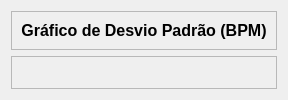
            <widget class="QWidget" name="pagina_grafico_desvio_padrao_bpm">
             <layout class="QVBoxLayout" name="verticalLayout_32">
              <item>
               <widget class="QFrame" name="frame_36">
                <property name="frameShape">
                 <enum>QFrame::StyledPanel</enum>
                </property>
                <property name="frameShadow">
                 <enum>QFrame::Raised</enum>
                </property>
                <layout class="QVBoxLayout" name="verticalLayout_31">
                 <item alignment="Qt::AlignTop">
                  <widget class="QLabel" name="label_19">
                   <property name="font">
                    <font>
                     <family>Arial</family>
                     <pointsize>12</pointsize>
                     <weight>75</weight>
                     <bold>true</bold>
                     <stylestrategy>PreferDefault</stylestrategy>
                    </font>
                   </property>
                   <property name="text">
                    <string>Gráfico de Desvio Padrão (BPM)</string>
                   </property>
                   <property name="alignment">
                    <set>Qt::AlignCenter</set>
                   </property>
                  </widget>
                 </item>
                </layout>
               </widget>
              </item>
              <item>
               <widget class="QFrame" name="frame_37">
                <property name="sizePolicy">
                 <sizepolicy hsizetype="Preferred" vsizetype="Expanding">
                  <horstretch>0</horstretch>
                  <verstretch>0</verstretch>
                 </sizepolicy>
                </property>
                <property name="frameShape">
                 <enum>QFrame::StyledPanel</enum>
                </property>
                <property name="frameShadow">
                 <enum>QFrame::Raised</enum>
                </property>
                <layout class="QGridLayout" name="grafico_desvio_padrao_bpm"/>
               </widget>
              </item>
             </layout>
            </widget>
